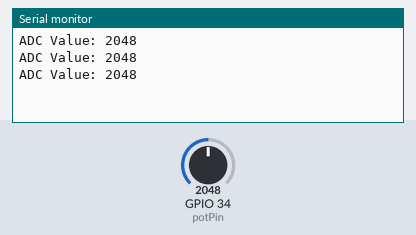
Recording of a sketch running on a simulated ESP32. On the bench: the last lines printed to the serial monitor. The test bench sets the inputs (shaded band); at power-on: GPIO 34 (potPin) = 2048 (analog values on the 0–4095 scale).

Above: at 1.3 s.
1.4 s: GPIO 34 (potPin) set to 2866
At 1.9 s:
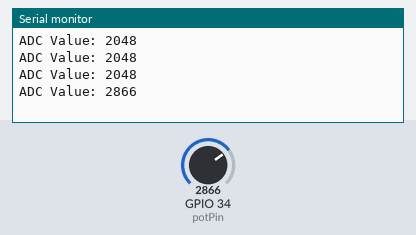
2.9 s: GPIO 34 (potPin) set to 3603
At 3.3 s:
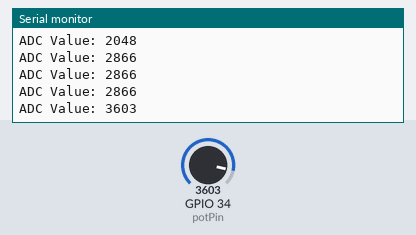
Timing chart, 0 to 5.9 s (numbered marks = the images above; inputs shaded):
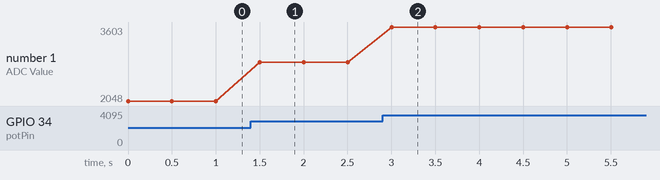

The sketch:

5.1.ino
```cpp
// Nama    : Rifki Afriadi
// NIM     : 13223049
// Tanggal : 17/10/2025

int potPin = 34;
int adcValue = 0;
int resolusi = 12;

void setup() {
  Serial.begin(115200);
  analogReadResolution(resolusi);
  analogSetAttenuation(ADC_0db);
//   analogSetAttenuation(ADC_11db);

}

void loop() {
  adcValue = analogRead(potPin);
  Serial.print("ADC Value: ");
  Serial.println(adcValue);
  delay(500);
}
```

Measured:
- after the input at 1.4 s, the serial monitor: prints a new line after 0.10 s (image 1)
- after the input at 2.9 s, the serial monitor: prints a new line after 0.10 s (image 2)
- plotted number 1: 2048 → 2866 after the input at 1.4 s, 2866 → 3603 after the input at 2.9 s
